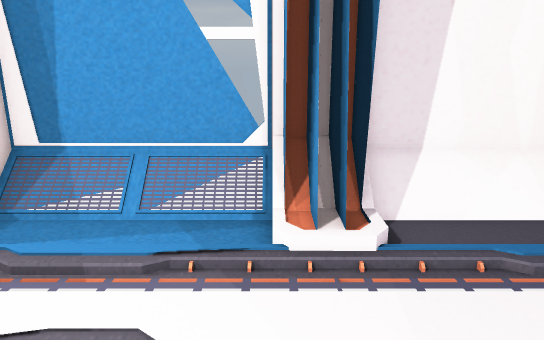
view 1 (above)

16 first-person views from a walk through a 3-D level made in the Unity game engine. The camera is 1.5 m above the floor, tilts 14° down and sees 70° across. The floor is counted in squares, 0.5 m on a side. Each view is taken from the middle of a square. On the plan, view 1 faces up. The plan holds only what a view shows up to about 20 squares ahead; the rest is blank. The place goes on beyond the plan. Some animated figures are left out.

view 2
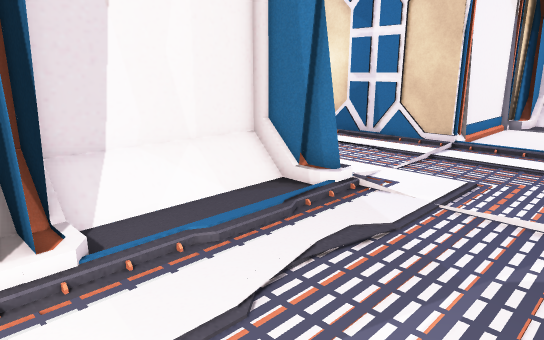

view 3
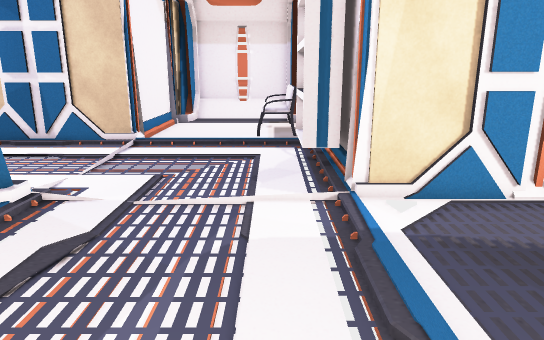

view 4
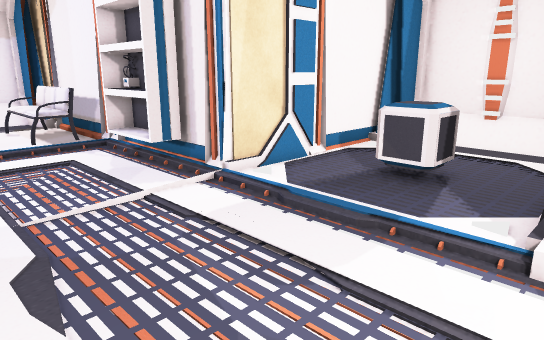

view 5
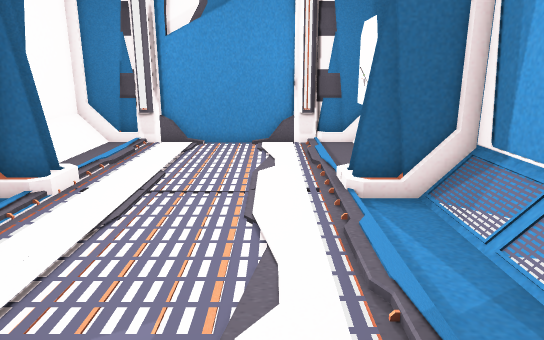

view 6
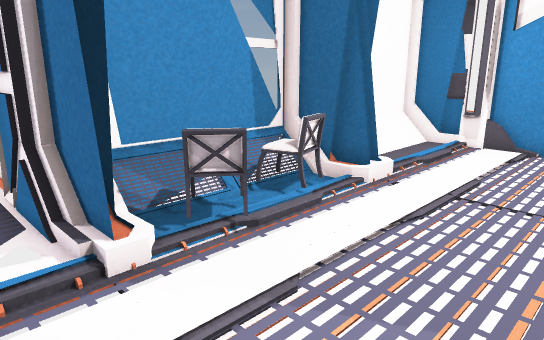

view 7
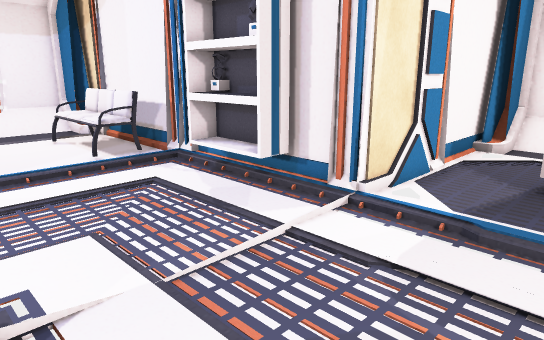

view 8
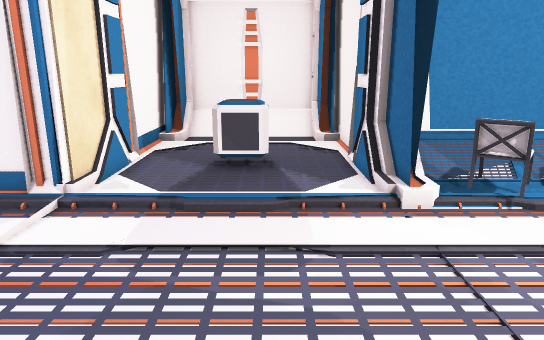

view 9
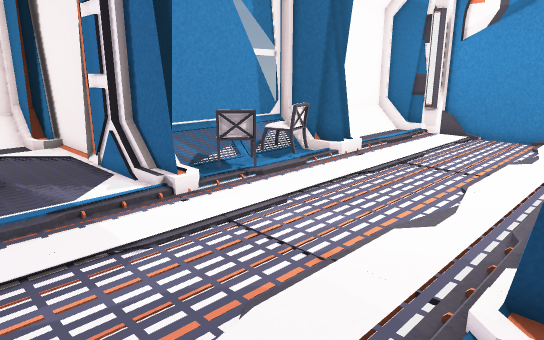

view 10
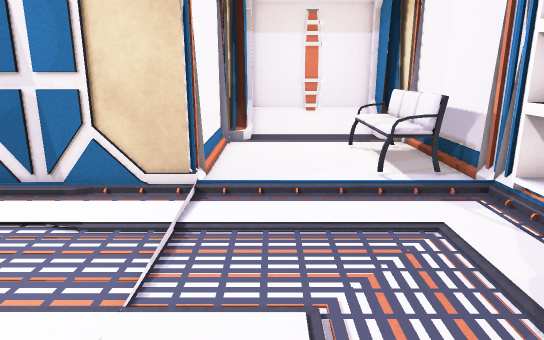

view 11
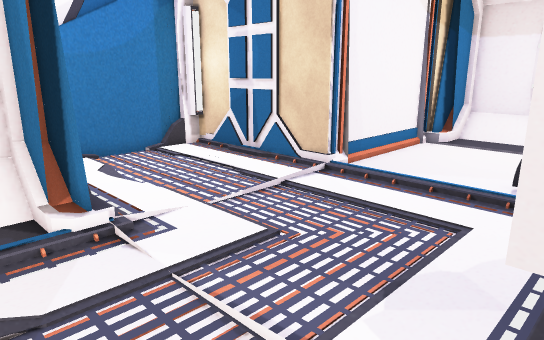

view 12
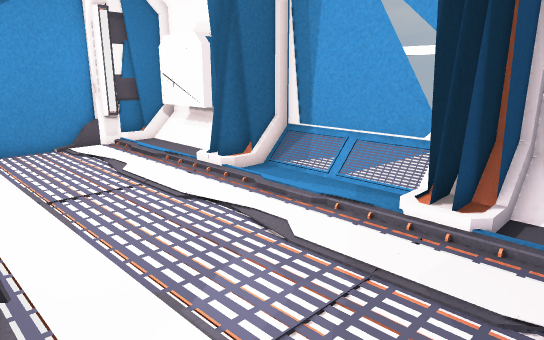

view 13
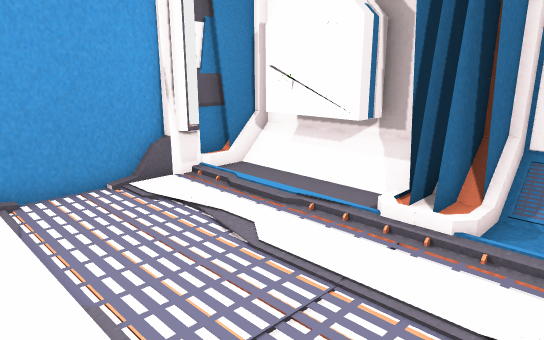

view 14
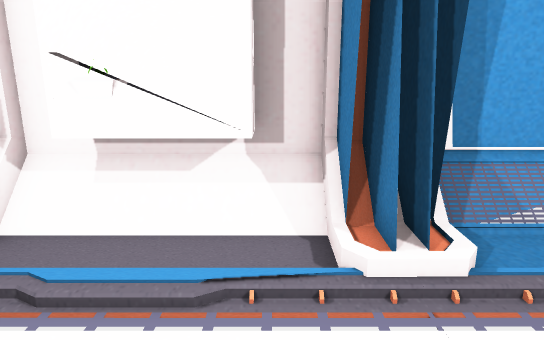

view 15
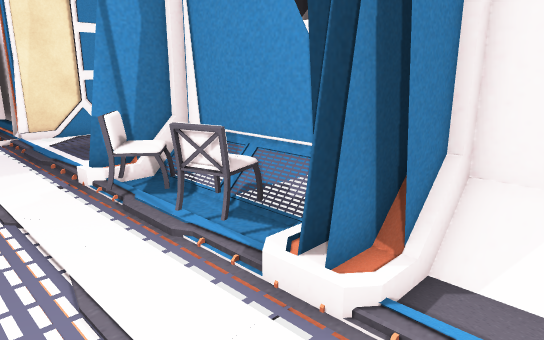

view 16
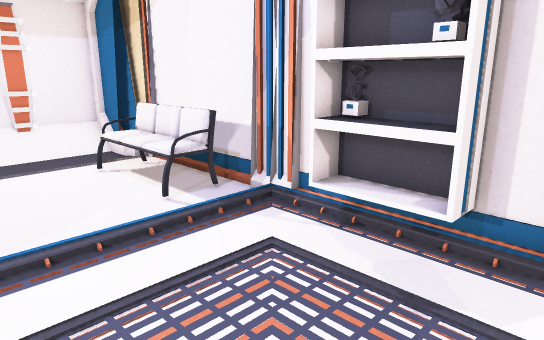

### Floor plan
Key: @ floor where view 1 was taken; # wall or solid block; . main floor; : floor 0.25 m higher than the main floor; / step, stairs or slope; = window, fence, low wall or low ledge; S shelf; C container; H chair; O other object.
Columns run from 15 left of view 1 to 27 right of it. Each row starts with its distance up from view 1.
 14                           #######
 13                           .....##
 12                           ......#
 11                          .......#
 10                          .......#
  9  ####### #=====# ########.......#
  8  #SSSSS###/////###/////##.......#
  7 ##.SSS.###.....###.....##.......#
  6 ##.....///.....///.....//.......##########
  5 ##............................../........##
  4 #.............................../.........#
  3 #.............................../.........#
  2 #.............................../.........#
  1 #.............................../.OOOOO...#
  0 #..............@................/.OOOOO...#
 -1 ##...........H............SSSSS./.OOOOO.###
 -2 ##.....:##.H.HH##.......###SSO############
 -3 ##.....###H..HH##.......#
 -4  ####### ########.......#
 -5                ##..CCC..#
 -6                 #..CC ..#
 -7                 #..C  ..#
 -8                 #.......#
 -9                 #.... ..#
-10                 #.... ..#
-11                 ##.....##
-12                 ##/////##
-13                  #######

Positions as (right, up) in squares from view 1, and headings:
1: (0, 0), facing up
2: (0, 0), facing up-right
3: (0, 0), facing right
4: (0, 5), facing down-right
5: (3, 4), facing left
6: (3, 4), facing down-left
7: (4, 6), facing down-right
8: (4, 7), facing down
9: (6, 7), facing down-left
10: (7, 4), facing right
11: (6, -2), facing up-right
12: (4, -2), facing up-left
13: (-4, -1), facing up-left
14: (-9, 1), facing up
15: (-10, 2), facing down-right
16: (9, 6), facing down-right
